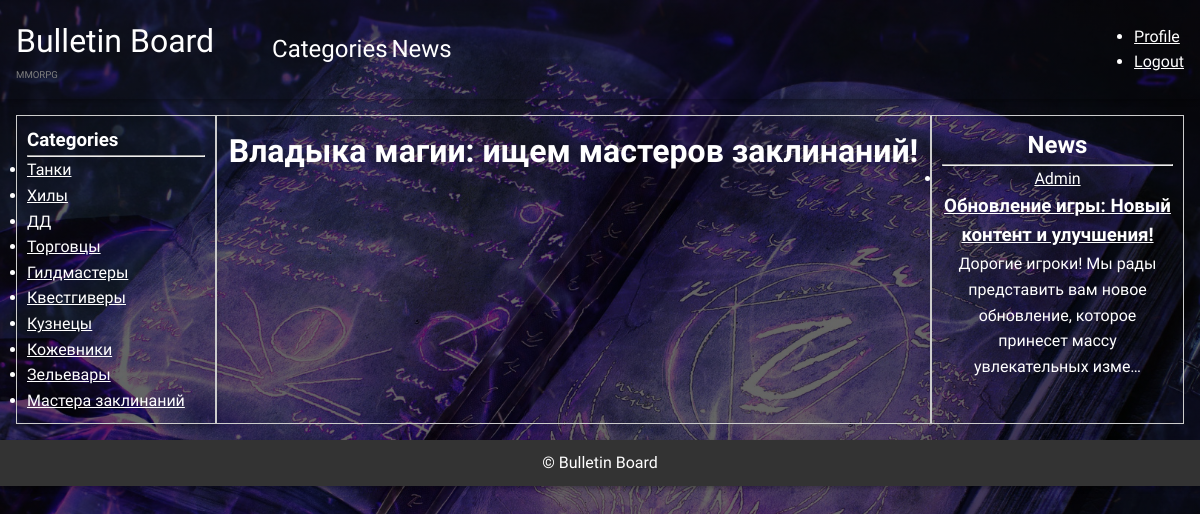
Before: /profile/replay/26/vladyka-magii-ishchem-masterov-zaklinanii-1732381378/ (signed in) with the older database file.
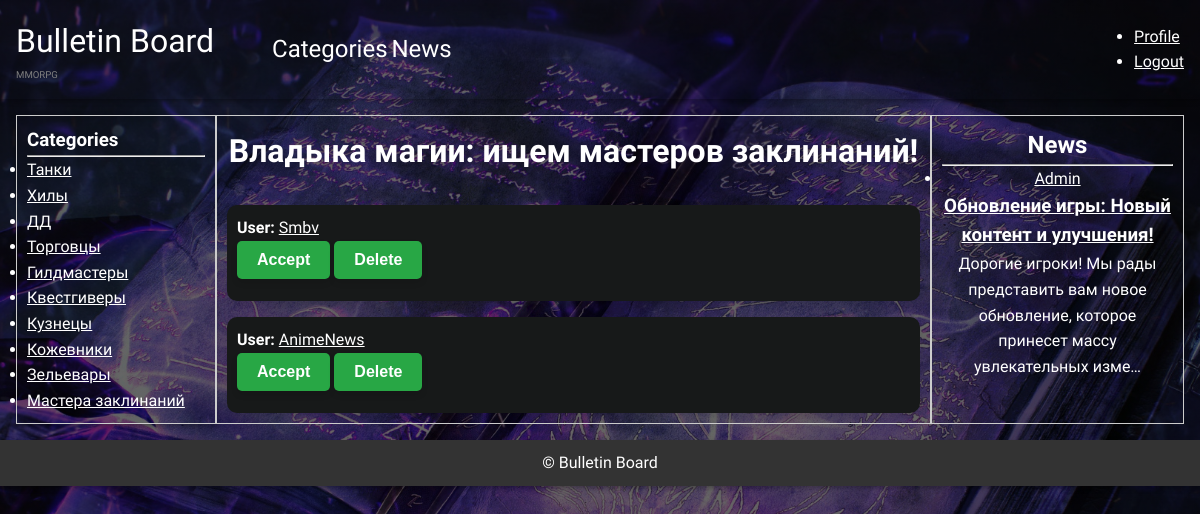
After: the same page with the newer database file.
### board/models.py (models this page shows, shortened)
class Category(models.Model):
    class Meta:
        verbose_name = 'Category'
        verbose_name_plural = 'Categories'
    name = models.CharField(max_length=150)
    slug = models.SlugField(
        max_length=255, unique=True, db_index=True, verbose_name="URL",
        blank=True)
    descriptions = models.TextField(blank=True)
    image = models.ImageField(
        upload_to='categories/images/', null=True, blank=True)

class Post(models.Model):
    author = models.ForeignKey(User, on_delete=models.CASCADE)
    title = models.CharField(max_length=150, blank=False)
    text = models.TextField()
    created_date = models.DateTimeField(auto_now_add=True)
    image = models.ImageField(
        upload_to='posts/images/', null=True, blank=True)
    video = models.FileField(
        upload_to='posts/videos', null=True, blank=True)
    slug = models.SlugField(
        max_length=255, unique=True, db_index=True, verbose_name="URL",
        blank=True)

class ResponseBoard(models.Model):
    user = models.ForeignKey(User, on_delete=models.CASCADE,
                             related_name='response')
    board = models.ForeignKey('Board', on_delete=models.CASCADE,
                              related_name='responseboard')
    is_accept = models.BooleanField(default=0)

### board/views.py (the view, shortened to what this page needs)
class ResponseDetailView(View):
    def get_context_data(self, request, pk, slug):
        categories = Category.objects.all()
        posts = Post.objects.all()
        board = Board.objects.get(pk=pk, slug=slug)
        responses = ResponseBoard.objects.filter(board=board)
        return {
            'board': board,
            'responses': responses,
            'categories': categories,
            'posts': posts,
        }
    def get(self, request, pk, slug):
        if not request.user.is_authenticated:
            return redirect('accounts_login')
        context = self.get_context_data(request, pk, slug)
        return render(request, 'board/board_replay_detail.html', context)

### templates/board/board_replay_detail.html (shortened to what this page needs)
{% extends 'default.html' %}
{% load i18n %}
{% block side-left %}
    <section>
        <h1>{% trans 'Categories' %}</h1>
        <hr>
    </section>
    <section>
        <ul class="categories">
        {% for category in categories %}
            <li class="category">
                <a href="{% url 'BoardsInCategory' category.pk category.slug  %}">{{category.name}}</a>
            </li>
        {% endfor %}
        </ul>
    </section>
{% endblock side-left %}
{% block content %}
<h1>{{board.title}}</h1>
{% for response in responses %}
    <div class="replay">
        <article class="card-replay">
            <p><strong>{% trans "User:" %}</strong> <a href="#">{{ response.user.username }}</a></p>
            <form method="post">
                <button name="action" value="accept" class="green-button">{% trans 'Accept' %}</button>
                <button name="action" value="delete_replay" class="green-button">{% trans 'Delete' %}</button>
            </form>
        </article>
    </div>
{% endfor %}
{% endblock content %}
{% block side-right %}
    <section>
        <h1>{% trans 'News' %}</h1>
        <hr>
    </section>
    <section class="posts">
        <ul>
        {% for post in posts %}
            <li>
                <a href="#">{{ post.author }}</a>
                <h3><a href="{% url 'PostDetail' post.pk post.slug %}">{{ post.title }}</a></h3>
                <p>{{ post.text|truncatechars:100 }}</p>
            </li>
        {% endfor %}
        </ul>
    </section>
{% endblock side-right %}

Changed rows visible on the page:
added ResponseBoard: user.username "Smbv"
added ResponseBoard: user.username "AnimeNews"
